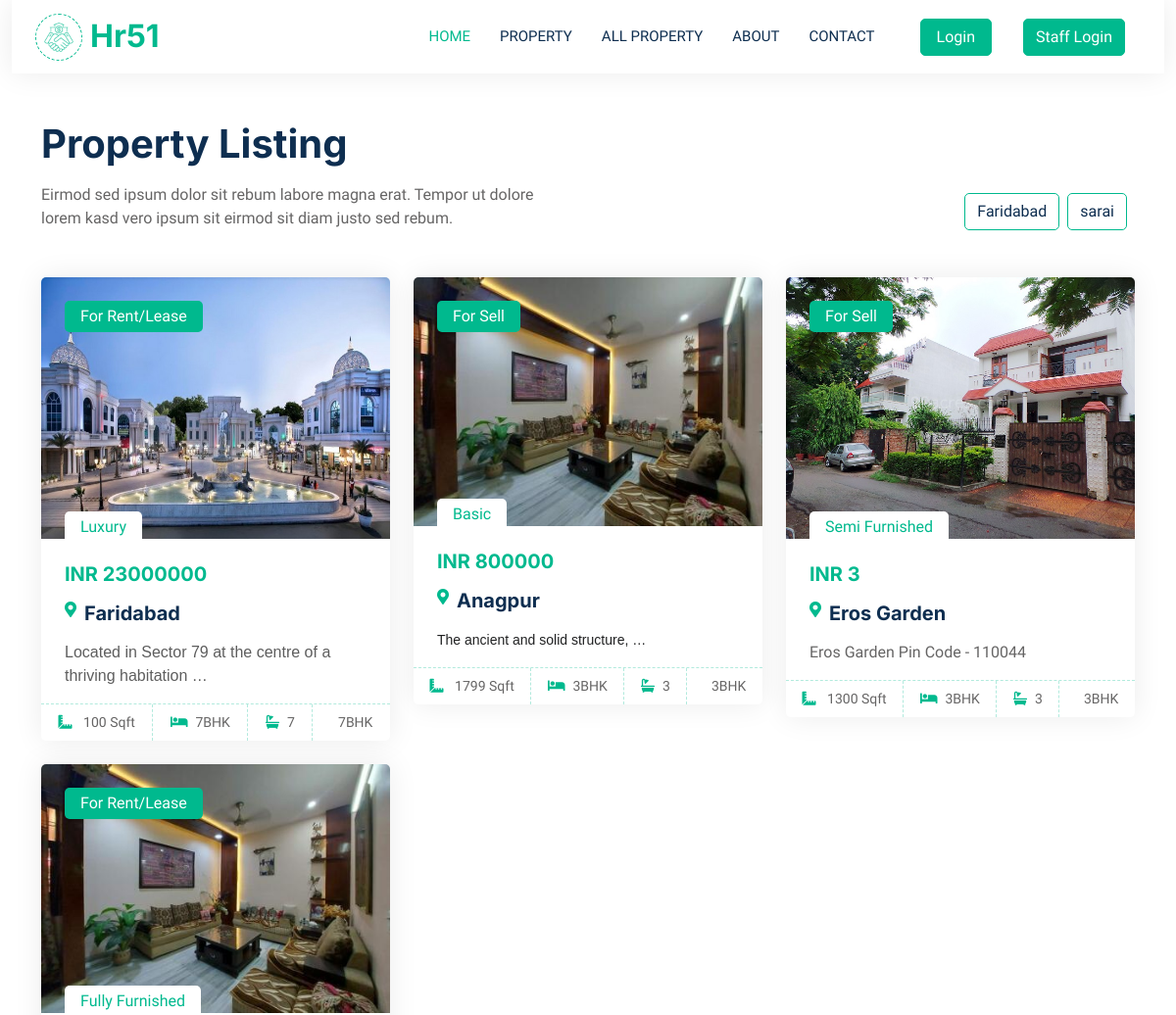
The app's page /allpost/ (upper part), older data.
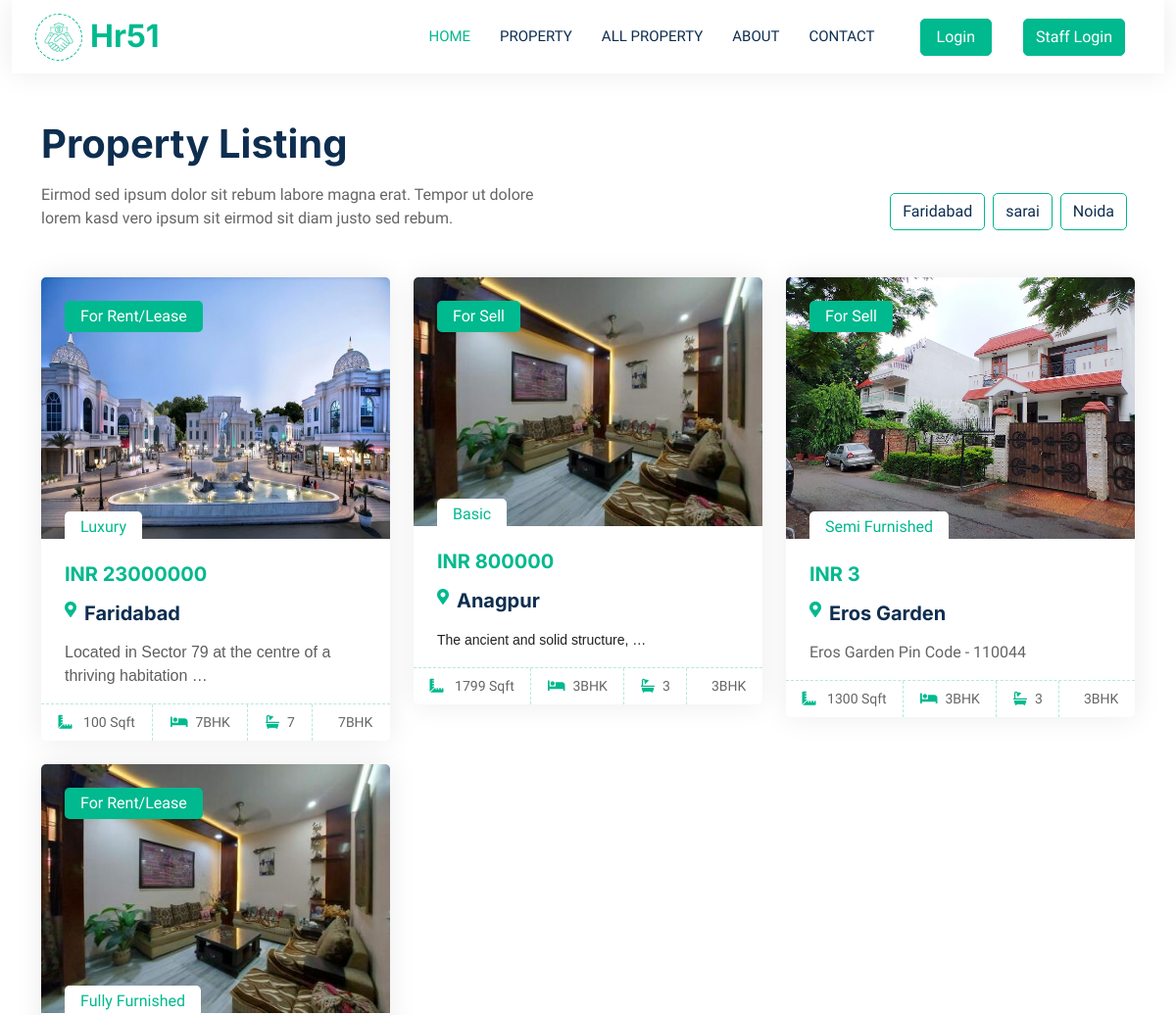
The same page, newer data.
### realestate/models.py (models this page shows, shortened)
class Category(models.Model):
    cat_id = models.AutoField(primary_key=True)
    title = models.CharField(max_length=100)
    description = models.TextField()
    url = models.CharField(max_length=100)
    image = models.ImageField(upload_to='category/')
    add_date = models.DateTimeField(auto_now_add=True, null=True)

class Property(models.Model):
    PROP_STATUS = (
    ("1", "For Sell"),
    ("2", "For Rent/lease"),
    ("3", "Not Available"),
    )
    PROP_TYPE = (
    ("1", "Semi Furnished"),
    ("2", "Fully Furnished"),
    ("3", "Luxury"),
    ("4", "Basic"),
    )
    PROP_OWNER = (
    ("1", "First Owner"),
    ("2", "Second Owners"),
    ("3", "Third Owners"),
    ("4", "Multiple Owners"),
    )
    PROP_ROOM = (
    ("1", "1BHK"),
    ("2", "2BHK"),
    ("3", "3BHK"),
    ("4", "4BHK"),
    ("5", "5BHK"),
    ("6", "6BHK"),
    ("7", "7BHK"),
    )
    post_id = models.AutoField(primary_key=True)
    title = models.CharField(max_length=200)
    content = models.TextField()
    type = models.CharField(max_length=50, choices = PROP_TYPE)
    status = models.CharField(max_length = 15, choices = PROP_STATUS)
    rooms = models.CharField(max_length = 15, choices = PROP_ROOM)
    ownership = models.CharField(max_length = 15, choices = PROP_OWNER)
    location = models.CharField(max_length=50, default="faridabad")
    property_price = models.IntegerField()
    property_size = models.IntegerField()
    map = models.CharField(max_length=450, null=True)
    closed_parking = models.CharField(max_length=450, null=True)
    blockarea = models.CharField(max_length=450, null=True)
    building_type = models.CharField(max_length=450, null=True)
    view = models.CharField(max_length=450, null=True)
    locality = models.CharField(max_length=450, null=True)
    additional_rooms = models.CharField(max_length=450, null=True)
    possession_status = models.CharField(max_length=450, null=True)
    bathroom = models.CharField(max_length=450, null=True)
    loan_available = models.CharField(max_length=450, null=True)
    url = models.CharField(max_length=100)
    cat = models.ForeignKey(Category, on_delete=models.CASCADE)
    image = models.ImageField(upload_to='post/')
    post_date = models.DateTimeField(auto_now_add=True, null=True)

### realestate/views.py (the view)
# urls.py: path('allpost/', views.allpost,name="allpost"),
def allpost(request):
    posts = Property.objects.all()[:11]
    categories = Category.objects.all()
    data = {
        'posts' : posts,
        'categories': categories
    }
    return render(request, "allpost.html", data)

### templates/allpost.html (shortened to what this page needs)
{% extends 'basic.html' %}
{% block body %}
{% block content %}
<section>
    <div class="container-fluid px-0 mx-aut">
        <div class="container-xxl py-5">
            <div class="container">
                <div class="row g-0 gx-5 align-items-end">
                    <div class="col-lg-6">
                        <div class="text-start mx-auto mb-5 wow slideInLeft" data-wow-delay="0.1s">
                            <h1 class="mb-3">Property Listing</h1>
                            <p>Eirmod sed ipsum dolor sit rebum labore magna erat. Tempor ut dolore lorem kasd vero
                                ipsum sit eirmod sit diam justo sed rebum.</p>
                        </div>
                    </div>
                    <div class="col-lg-6 text-start text-lg-end wow slideInRight" data-wow-delay="0.1s">
                        <ul class="nav nav-pills d-inline-flex justify-content-end mb-5">
                            {% for cat in categories %}
                            <li class="nav-item me-2">
                                <a class="btn btn-outline-primary"  href="/category/{{cat.url}}">{{cat.title}}</a>
                            </li>
                            {% endfor %}
                        </ul>
                    </div>
                </div>
                <div class="tab-content">
                    <div id="tab-1" class="tab-pane fade show p-0 active">
                        <div class="row g-4">
                            {% for p in posts %}
                            <div class="col-lg-4 col-md-6 wow fadeInUp" data-wow-delay="0.1s">
                                <div class="property-item rounded overflow-hidden">
                                    <div class="position-relative overflow-hidden">
                                        <a href="/media/{{p.image}}">
                                            <img class="img-fluid" src="/media/{{p.image}}" alt="" style="width:100%" />
                                        </a>
                                        <div class="bg-primary rounded text-white position-absolute start-0 top-0 m-4 py-1 px-3"
                                            style="text-transform: capitalize;">
                                            {{p.get_status_display}}
                                        </div>
                                        <div
                                            class="bg-white rounded-top text-primary position-absolute start-0 bottom-0 mx-4 pt-1 px-3">
                                            {{ p.get_type_display }}
                                        </div>
                                    </div>
                                    <div class="p-4 pb-0">
                                        <h5 class="text-primary mb-3">INR {{p.property_price}}</h5>
                                        <p style="display: flex; flex-direction: row;">
                                            <i class="fa fa-map-marker-alt text-primary me-2">
                                            </i>
                                            <a class="d-block h5 mb-0" style="text-transform: capitalize;"
                                                href="/post/{{p.url}}">{{p.title}}</a>
                                            {{p.content |truncatewords:20 |safe}}
                                        </p>
                                    </div>
                                    <div class="d-flex border-top">
                                        <small class="flex-fill text-center border-end py-2"><i
                                                class="fa fa-ruler-combined text-primary me-2"></i>
                                            {{p.property_size}} Sqft</small>
                                        <small class="flex-fill text-center border-end py-2"><i
                                                class="fa fa-bed text-primary me-2"></i>{{p.get_rooms_display}}</small>
                                        <small class="flex-fill text-center border-end py-2"><i
                                                class="fa fa-bath text-primary me-2"></i>{{p.rooms}}</small>
                                        <small class="flex-fill text-center py-2">{{p.get_rooms_display}}</small>
                                    </div>
                                </div>
                            </div>
                            {% endfor %}
                        </div>
                    </div>
                </div>
            </div>
        </div>
    </div>
</section>
{% endblock content %}
{% endblock body %}

### templates/basic.html (shortened to what this page needs)
{% load static %}
<!DOCTYPE html>
<!DOCTYPE html>
<html lang="en">
<head>
    <link rel="stylesheet" href="https://use.fontawesome.com/releases/v5.7.0/css/all.css"
>
    <link rel="stylesheet" href="/static/bootstrap/bootstrap.css">
    <link rel="stylesheet" href="https://maxcdn.bootstrapcdn.com/bootstrap/4.5.0/css/bootstrap.min.css">
    <link href="https://cdnjs.cloudflare.com/ajax/libs/font-awesome/5.10.0/css/all.min.css" rel="stylesheet">
    <link href="https://cdn.jsdelivr.net/npm/bootstrap-icons@1.4.1/font/bootstrap-icons.css" rel="stylesheet">
    <link href="/static/lib/animate/animate.min.css" rel="stylesheet">
    <link href="/static/lib/owlcarousel/assets/owl.carousel.min.css" rel="stylesheet">
    <link href="/static/css/bootstrap.min.css" rel="stylesheet">
    <link href="/static/css/style.css" rel="stylesheet">
</head>
<body>
    <div class="container-xxl bg-white p-0">
        <div class="container-fluid nav-bar bg-transparent">
            <nav class="navbar navbar-expand-lg bg-white navbar-light py-0 px-4">
                <a href="/" class="navbar-brand d-flex align-items-center text-center">
                    <div class="icon p-2 me-2">
                        <img class="img-fluid" src="/static/img/icon-deal.png" alt="Icon"
                            style="width: 30px; height: 30px;">
                    </div>
                    <h2 class="m-0 text-primary">Hr51</h2>
                </a>
                <div class="collapse navbar-collapse" id="navbarCollapse">
                    <div class="navbar-nav ms-auto">
                        <a href="/" class="nav-item nav-link active">Home</a>
                        <a href="/property" class="nav-item nav-link">Property</a>
                        <a href="/allpost" class="nav-item nav-link">All Property</a>
                        <a href="/about" class="nav-item nav-link">About</a>
                        <a href="/contact" class="nav-item nav-link">Contact</a>
                    </div>
                    {% if user.is_authenticated %}
                    <button class="btn btn-group bg-light" data-toggle="modal" data-target="#forlogin">
                        {{request.user}}
                        <a href="/logout" class="nav-link">
                            <button class="btn btn-group bg-warning" data-toggle="modal" data-target="#forlogin">
                                Logout
                            </button></a>&nbsp; &nbsp;
                    </button>
                    {% else %}
                    <a href="/user" class="nav-link">
                        <button class="btn btn-primary animated fadeIn px-3" data-toggle="modal"
                            data-target="#forlogin">
                            Login
                        </button></a>
                    <a href="/staff" class="nav-link">
                        <button class="btn btn-primary  animated fadeIn">
                            Staff Login
                        </button></a>
                    {% endif %}
                </div>
            </nav>
        </div>
        {% block body %}
        {% endblock body %}
    </div>
</body>
</html>

### static/css/style.css (style rules this page uses)
:root { --primary: #00B98E; --secondary: #FF6922; --light: #EFFDF5; --dark: #0E2E50; }
body { background-color: #fff; }
.btn { transition: .5s; }
.btn.btn-primary, .btn.btn-secondary { color: #FFFFFF; }
.nav-bar { position: relative; transition: .5s; z-index: 9999; }
.navbar { box-shadow: 0 0 30px rgba(0, 0, 0, .08); }
.navbar-light .navbar-nav .nav-link { margin-right: 30px; padding: 25px 0; color: #FFFFFF; font-size: 15px; text-transform: uppercase; outline: none; }
.navbar-light .navbar-nav .nav-link:hover, .navbar-light .navbar-nav .nav-link.active { color: var(--primary); }
.navbar-light .navbar-brand { height: 75px; }
.navbar-light .navbar-nav .nav-link { color: var(--dark); font-weight: 500; }
.icon { padding: 15px; display: inline-flex; align-items: center; justify-content: center; background: #FFFFFF !important; border-radius: 50px; border: 1px dashed var(--primary) !important; }
.nav-pills .nav-item .btn { color: var(--dark); }
.property-item { box-shadow: 0 0 30px rgba(0, 0, 0, .08); }
.property-item img { transition: .5s; }
.property-item .border-top { border-top: 1px dashed rgba(0, 185, 142, .3) !important; }
.property-item .border-end { border-right: 1px dashed rgba(0, 185, 142, .3) !important; }

### templates/basic.html (style rules this page uses)
a { text-decoration: none; }

Row changes from the older to the newer data that the page shows:
added Category: title "Noida"
